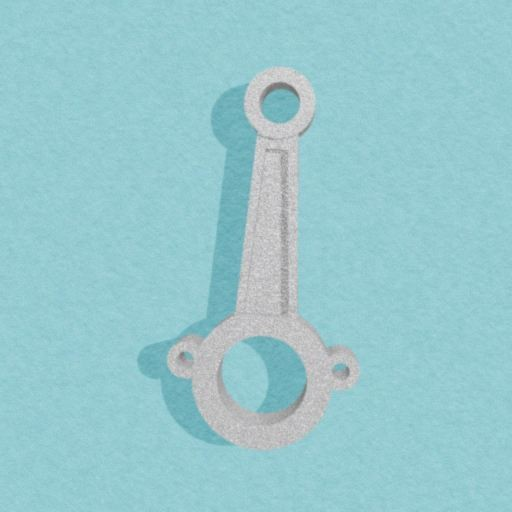
#> input picture research/cad_reference/testkit/photos/photo_01.jpg, 512 x 512 px
$ python -i cadref.py   (imports and definitions only)   (older library calls are emulated)
#> lines starting #> are read from the running program, lines starting #| are printed output that depends on the picture; after the words box and inside, x2 and y2 are one past the last pixel; in counts of white or black regions, pixels touching at a corner belong together
#> further down, picture is the input picture: shape (512, 512, 3); mean B, G, R 206.2, 200.9, 151.6
"""CAD-reference inspection, M0 prototype (CPU only).

render():   z-buffer rasteriser for CAD templates (silhouette, through-holes, depth, normals, feature edges)
segment():  part mask from a photo on a coloured mat (hue/saturation distance from the border colour)
align():    coarse template + rotation search on hole-aware silhouettes, then ECC homography refinement
inspect():  wrong-part gate, hole-by-hole check, outline check, feature-edge check
"""
import math
from dataclasses import dataclass, field

import cv2
import numpy as np
import trimesh


# ---------------------------------------------------------------- CAD rendering

def load_mesh(path):
    m = trimesh.load(path, force="mesh")
    return np.asarray(m.vertices, np.float64), np.asarray(m.faces, np.int64)


# [66 lines left out: functions view_rotation, render, not called in this run]


def enclosed_background(mask):
    """Background components not touching the image border = through-holes."""
    bg = (~mask).astype(np.uint8)
    n, lab = cv2.connectedComponents(bg, connectivity=4)
    border = set(np.unique(np.concatenate([lab[0], lab[-1], lab[:, 0], lab[:, -1]])))
    return np.isin(lab, [k for k in range(1, n) if k not in border])


# ---------------------------------------------------------------- photo side

def segment(img_bgr):
    """Part mask on a coloured mat. Score = how much of the mat's own hue a pixel carries, relative to its lightness:
    lit and shadowed mat score the same, grey metal (highlights included) scores ~0. Otsu splits the two."""
    lab = cv2.cvtColor(cv2.GaussianBlur(img_bgr, (5, 5), 0), cv2.COLOR_BGR2LAB).astype(np.float32)
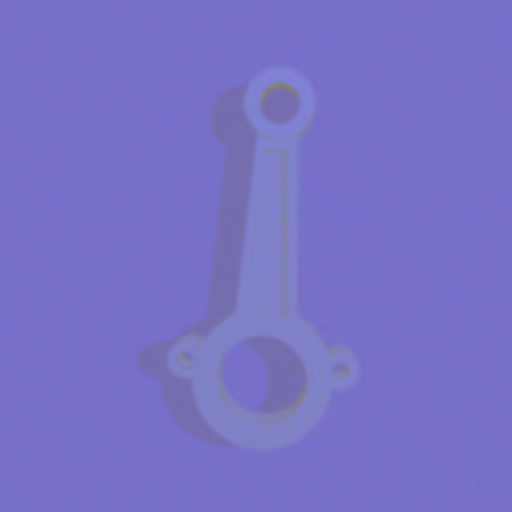
#> lab: shape (512, 512, 3) float32; mean B, G, R 198.6, 113.3, 120.2
    border = lambda a: np.concatenate([a[:6].reshape(-1, a.shape[-1]), a[-6:].reshape(-1, a.shape[-1]),
                                       a[:, :6].reshape(-1, a.shape[-1]), a[:, -6:].reshape(-1, a.shape[-1])])
    h, w = lab.shape[:2]
#> h = 512; w = 512
    ab, light = lab[..., 1:] - 128, lab[..., 0] + 20
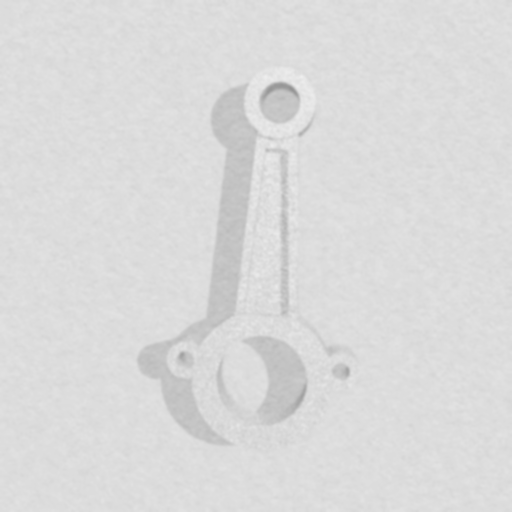
#> light: shape (512, 512) float32; min 147, max 238, mean 218.6
    u = np.median(border(ab), 0)
#> u = [-16, -9]
    u /= np.linalg.norm(u) + 1e-6
#> u = [-0.872, -0.49]
    s = (ab @ u) / light
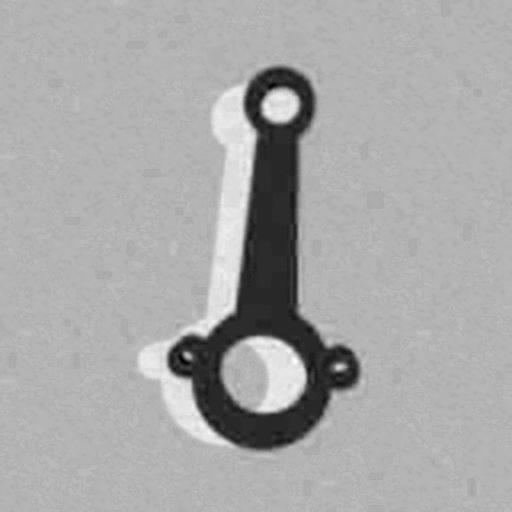
#> s: shape (512, 512) float32; min -0.0242, max 0.128, mean 0.0767; drawn with min black and max white
    s_mat = float(np.median(border(s[..., None])))
#> s_mat = 0.0834
    d8 = cv2.normalize(np.clip(s_mat - s, 0, None), None, 0, 255, cv2.NORM_MINMAX).astype(np.uint8)
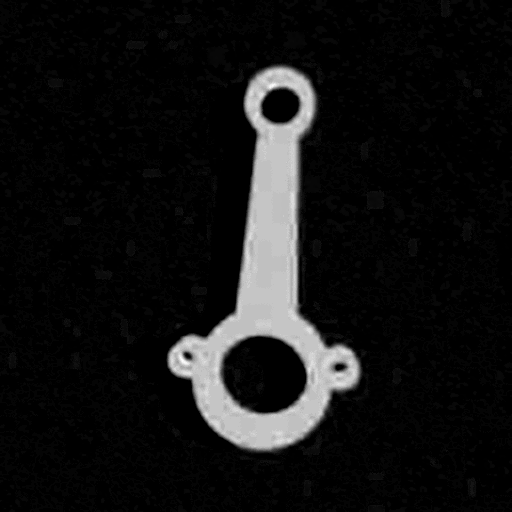
#> d8: shape (512, 512); min 0, max 254, mean 19.6
    _, m = cv2.threshold(d8, 0, 255, cv2.THRESH_BINARY + cv2.THRESH_OTSU)
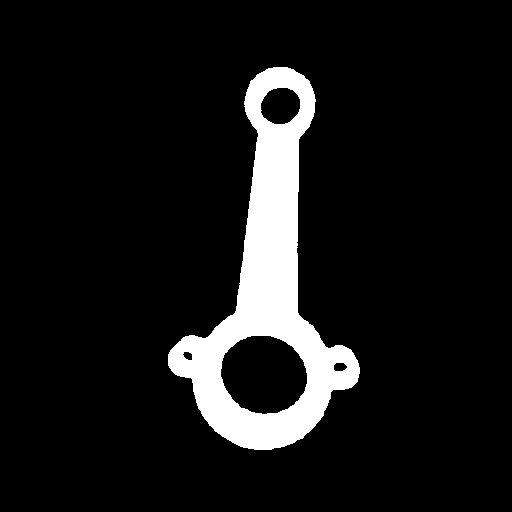
#> m: shape (512, 512); 9.3% white; 1 white region, box (x1, y1, x2, y2) and area: (168, 67, 360, 450) 24372
    m = cv2.morphologyEx(m, cv2.MORPH_OPEN, np.ones((3, 3), np.uint8))
#> m: shape (512, 512); 9.3% white; 1 white region, box (x1, y1, x2, y2) and area: (168, 67, 360, 450) 24368
    m = cv2.morphologyEx(m, cv2.MORPH_CLOSE, np.ones((5, 5), np.uint8))
#> m: shape (512, 512); 9.3% white; 1 white region, box (x1, y1, x2, y2) and area: (168, 67, 360, 450) 24391
    n, lab_, st, _ = cv2.connectedComponentsWithStats(m, connectivity=8)
#> n = 2; st = [[0, 0, 512, 512, 237753], [168, 67, 192, 383, 24391]]
    if n <= 1:
        return np.zeros((h, w), bool)
    k = 1 + int(np.argmax(st[1:, cv2.CC_STAT_AREA]))
#> k = 1
    part = lab_ == k
    # small background specks inside the part are noise, real holes are kept (min area)
    holes = enclosed_background(part)
#> in enclosed_background, `n, lab = cv2.connectedComponents(bg, connectivity=4)`:
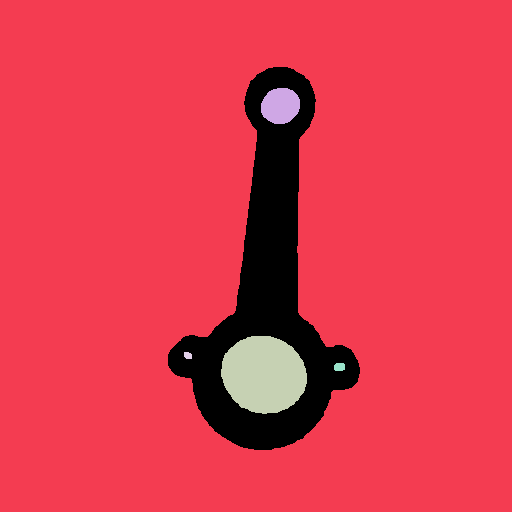
#> lab: shape (512, 512) int32; 6 distinct labels, from 0 to 5; one colour per label, 0 black
#> in enclosed_background, `n, lab = cv2.connectedComponents(bg, connectivity=4)`: n = 6
#> in enclosed_background, `border = set(np.unique(np.concatenate([lab[0], lab[-1], lab[:, 0], lab..`: border = 1 item
#> in enclosed_background, `return np.isin(lab, [k for k in range(1, n) if k not in border])`: returned value: shape (512, 512) bool; 2.5% white; 4 white regions, box (x1, y1, x2, y2) and area: (221, 336, 307, 414) 5225, (261, 88, 300, 124) 1119, (334, 363, 345, 371) 81, (184, 352, 192, 359) 49
    nh, hl, hst, _ = cv2.connectedComponentsWithStats(holes.astype(np.uint8), connectivity=4)
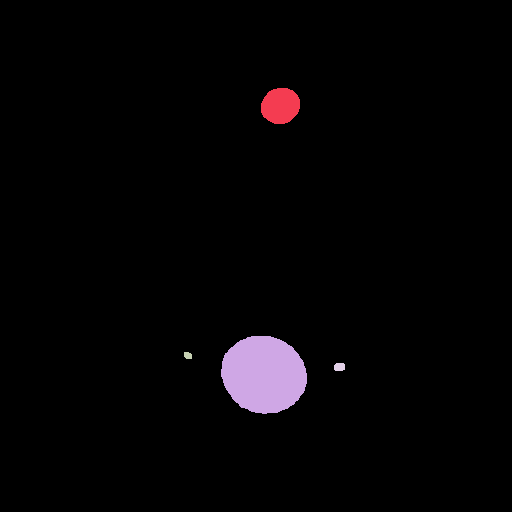
#> hl: shape (512, 512) int32; 5 distinct labels, from 0 to 4; one colour per label, 0 black
#> nh = 5; hst = [[0, 0, 512, 512, 255670], [261, 88, 39, 36, 1119], [221, 336, 86, 78, 5225], [184, 352, 8, 7, 49], [334, 363, 11, 8, 81]]
    for j in range(1, nh):
        if hst[j, cv2.CC_STAT_AREA] < 12:
            part[hl == j] = True
    return part


# ---------------------------------------------------------------- templates and alignment

@dataclass
class Profile:
    V: np.ndarray
    F: np.ndarray
    radius_mm: float
    views: list = field(default_factory=list)  # (tilt, azim, render dict)
    size: int = 320
    px_per_mm: float = 1.0
    coarse: int = 96


# [19 lines left out: functions build_profile, raised_regions, not called in this run]


def _centroid_radius(mask):
    ys, xs = np.nonzero(mask)
    return ys.mean(), xs.mean(), math.sqrt(mask.sum() / math.pi)


# [40 lines left out: functions _canon, align, not called in this run]


def to_template(img, H, S, interp=cv2.INTER_LINEAR):
    return cv2.warpPerspective(img, H, (S, S), flags=interp, borderValue=0)


def from_template(img, H, shape, interp=cv2.INTER_LINEAR):
    return cv2.warpPerspective(img, np.linalg.inv(H), (shape[1], shape[0]), flags=interp, borderValue=0)


# ---------------------------------------------------------------- measurements (thresholds live in decide())

# [17 lines left out: functions edge_normals, photo_gradients, not called in this run]


def _components(reg, mm2, conn=8):
    n, lab, st, _ = cv2.connectedComponentsWithStats(reg.astype(np.uint8), connectivity=conn)
    return [(float(st[j, cv2.CC_STAT_AREA] * mm2), int(max(st[j, cv2.CC_STAT_WIDTH], st[j, cv2.CC_STAT_HEIGHT]))) for j in range(1, n)]


# [70 lines left out: function measure, not called in this run]


DEFAULTS = {"iou_min": 0.90, "feature_ratio_min": 1.45, "pattern_mismatch": 0.5, "hole_open_min": 0.5,
            "extra_hole_mm2": 2.0, "outline_mm2": 6.0, "chunk_rel_min": 0.3, "stray_level": 1, "crack_len_mm": 6.0,
            "pit_area_mm2": 3.0, "use_features": True, "use_stray": True}


# [34 lines left out: functions decide, inspect, not called in this run]

>>> import cv2
>>> picture = cv2.imread('testkit/photos/photo_01.jpg')
>>> result = segment(picture)

$ run again, on research/cad_reference/testkit/photos/photo_03.jpg
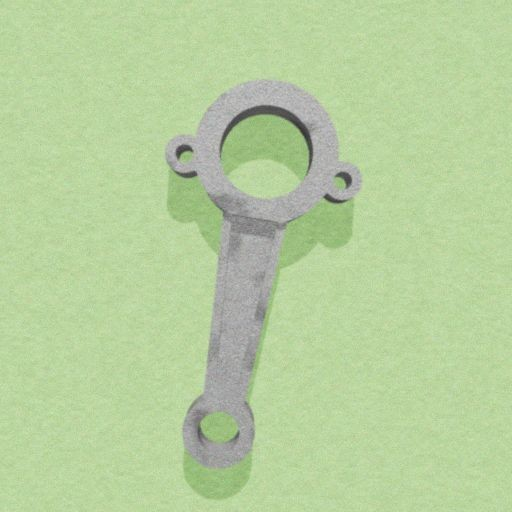
#> input picture research/cad_reference/testkit/photos/photo_03.jpg, 512 x 512 px
#> picture is the input picture: shape (512, 512, 3); mean B, G, R 158, 207.6, 182.7
#> in segment, `u = np.median(border(ab), 0)`: u = [-19, 24]
#> in segment, `u /= np.linalg.norm(u) + 1e-6`: u = [-0.621, 0.784]
#> s_mat = 0.133
#> lab_: shape (512, 512) int32; values 0 (black) and 1 (white), 9.3% white; 1 white region, box (x1, y1, x2, y2) and area: (165, 80, 362, 468) 24362
#> in segment, `n, lab_, st, _ = cv2.connectedComponentsWithStats(m, connectivity=8)`: n = 2; st = [[0, 0, 512, 512, 237782], [165, 80, 197, 388, 24362]]
#> k = 1
#> in enclosed_background, `n, lab = cv2.connectedComponents(bg, connectivity=4)`:
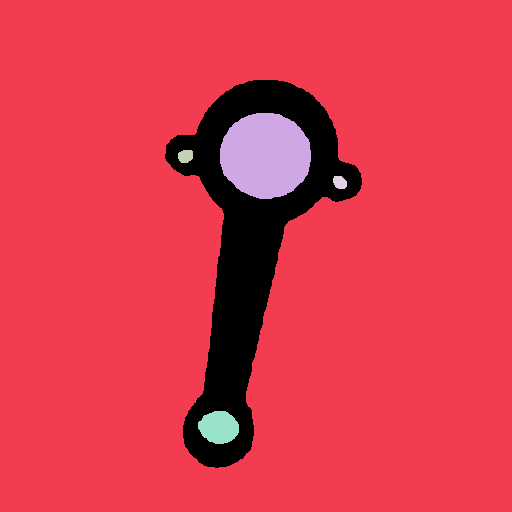
#> lab: shape (512, 512) int32; 6 distinct labels, from 0 to 5; one colour per label, 0 black
#> in enclosed_background, `n, lab = cv2.connectedComponents(bg, connectivity=4)`: n = 6
#> border = 1 item
#> in segment, `nh, hl, hst, _ = cv2.connectedComponentsWithStats(holes.astype(np.uint..`:
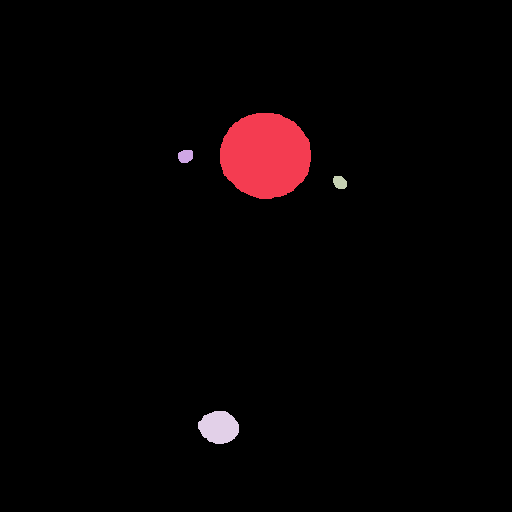
#> hl: shape (512, 512) int32; 5 distinct labels, from 0 to 4; one colour per label, 0 black
#> nh = 5; hst = [[0, 0, 512, 512, 254626], [220, 113, 91, 86, 6169], [178, 150, 15, 13, 166], [333, 176, 14, 13, 148], [198, 411, 41, 33, 1035]]

$ run again, on research/cad_reference/testkit/photos/photo_04.jpg
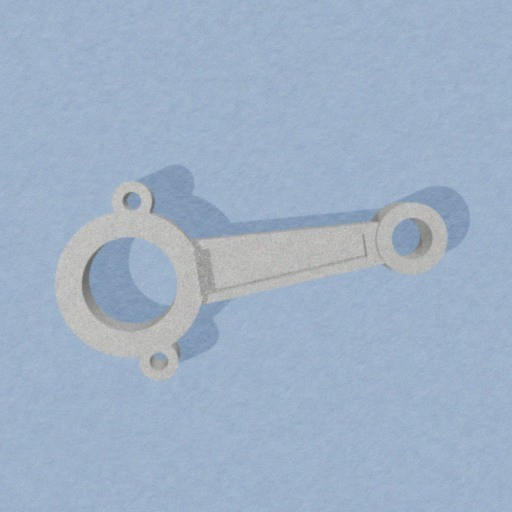
#> input picture research/cad_reference/testkit/photos/photo_04.jpg, 512 x 512 px
#> picture is the input picture: shape (512, 512, 3); mean B, G, R 199.1, 177.3, 158.9
#> in segment, `u = np.median(border(ab), 0)`: u = [-2, -15]
#> in segment, `u /= np.linalg.norm(u) + 1e-6`: u = [-0.132, -0.991]
#> s_mat = 0.0732
#> lab_: shape (512, 512) int32; values 0 (black) and 1 (white), 10.1% white; 1 white region, box (x1, y1, x2, y2) and area: (54, 182, 447, 381) 26388
#> in segment, `n, lab_, st, _ = cv2.connectedComponentsWithStats(m, connectivity=8)`: n = 2; st = [[0, 0, 512, 512, 235756], [54, 182, 393, 199, 26388]]
#> k = 1
#> in enclosed_background, `n, lab = cv2.connectedComponents(bg, connectivity=4)`: n = 6
#> border = 1 item
#> in segment, `nh, hl, hst, _ = cv2.connectedComponentsWithStats(holes.astype(np.uint..`:
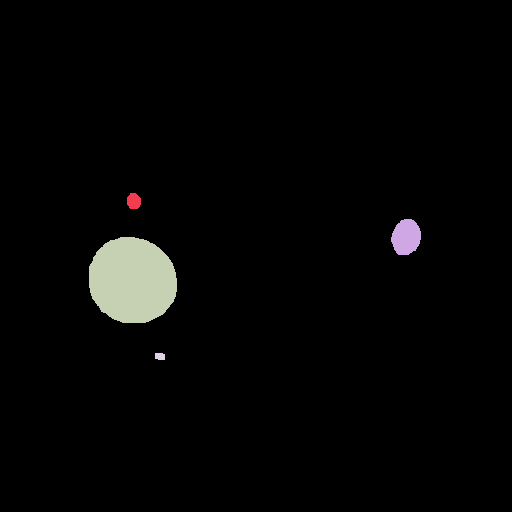
#> hl: shape (512, 512) int32; 5 distinct labels, from 0 to 4; one colour per label, 0 black
#> nh = 5; hst = [[0, 0, 512, 512, 254995], [127, 193, 14, 16, 185], [391, 219, 30, 36, 836], [89, 237, 88, 86, 6063], [155, 353, 10, 7, 65]]
